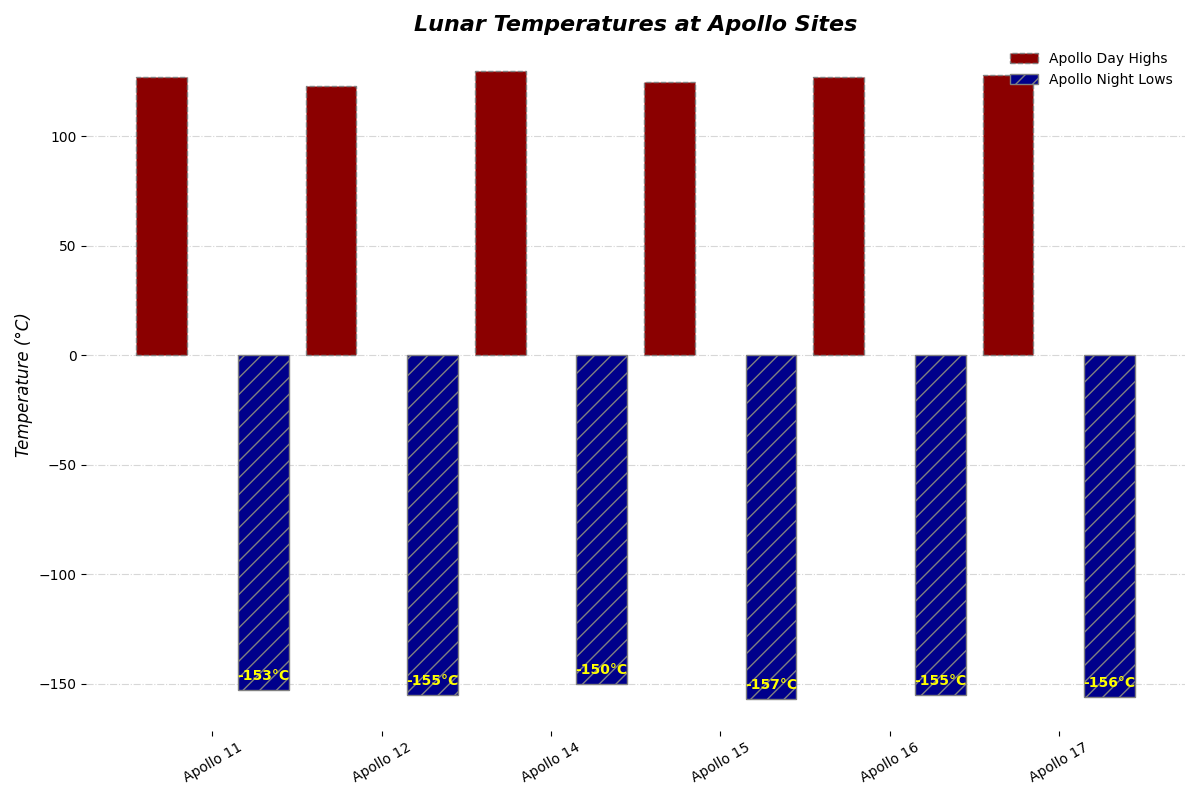

The Python source for this figure:
import matplotlib.pyplot as plt
import numpy as np

missions = ['Apollo 11', 'Apollo 12', 'Apollo 14', 'Apollo 15', 'Apollo 16', 'Apollo 17']
daytime_highs = np.array([127, 123, 130, 125, 127, 128])
nighttime_lows = np.array([-153, -155, -150, -157, -155, -156])

fig, ax = plt.subplots(figsize=(12, 8))

width = 0.3
x_pos = np.arange(len(missions))

bars_day = ax.bar(x_pos - width, daytime_highs, width,
                  label='Apollo Day Highs', color='darkred', edgecolor='gray', linestyle='--')
bars_night = ax.bar(x_pos + width, nighttime_lows, width,
                    label='Apollo Night Lows', color='darkblue', edgecolor='gray', hatch='//')

ax.set_ylabel('Temperature (°C)', fontsize=12, fontstyle='italic')
ax.set_title('Lunar Temperatures at Apollo Sites', fontsize=16, fontweight='bold', fontstyle='italic')
ax.set_xticks(x_pos)
ax.set_xticklabels(missions, fontsize=10, rotation=30)
ax.legend(frameon=False)

def add_bar_labels(bars, color='black'):
    for bar in bars:
        height = bar.get_height()
        ax.annotate(f'{height}°C', 
                    xy=(bar.get_x() + bar.get_width() / 2, height),
                    xytext=(0, 5), 
                    textcoords="offset points",
                    ha='center', va='bottom', color=color, fontsize=10, fontweight='bold')

add_bar_labels(bars_day, color='white')  
add_bar_labels(bars_night, color='yellow')

ax.yaxis.grid(True, linestyle='-.', alpha=0.5)
ax.set_axisbelow(True)

for spine in ax.spines.values():
    spine.set_visible(False)

plt.tight_layout()
plt.show()
